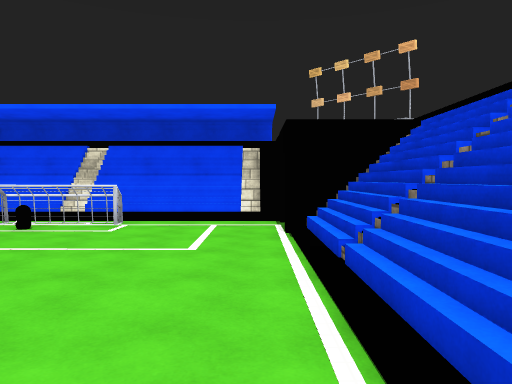
view 1 (above)

13 first-person views from a walk through a scene from a Unity 3-D project. The camera is 1.5 m above the floor, tilts 2° down and sees 70° across. The floor is counted in squares, 2 m on a side. Each view is taken from the middle of a square. On the plan, view 1 faces up. The plan holds only what a view shows up to about 11 squares ahead; the rest is blank. The place goes on beyond the plan. The player character is not drawn. Surface patterns are stand-ins for the level's own textures.

view 2
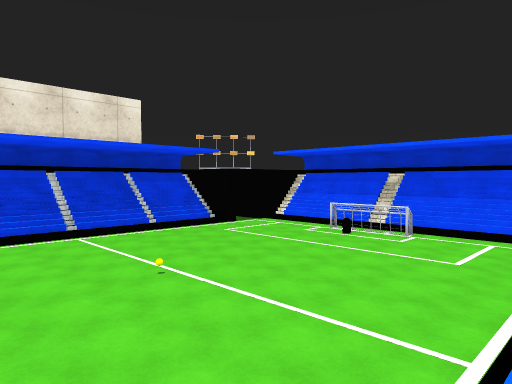

view 3
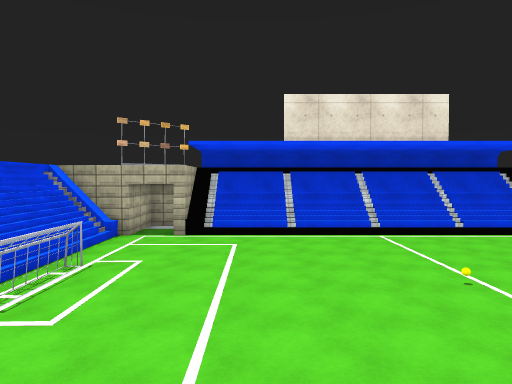

view 4
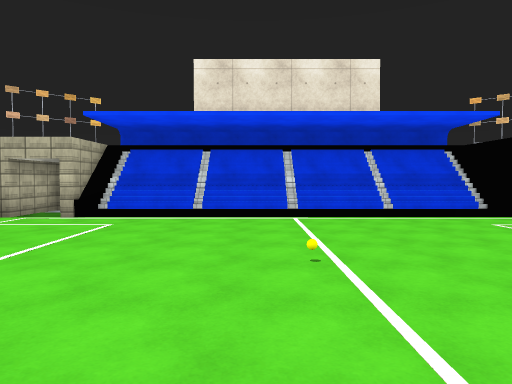

view 5
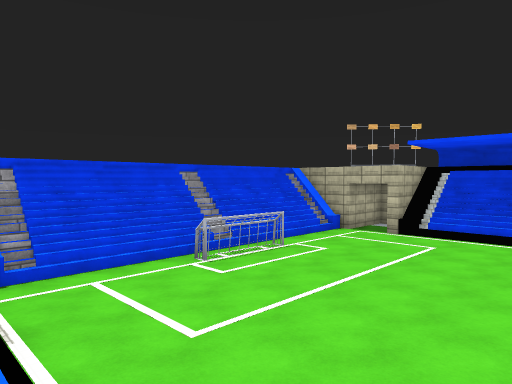

view 6
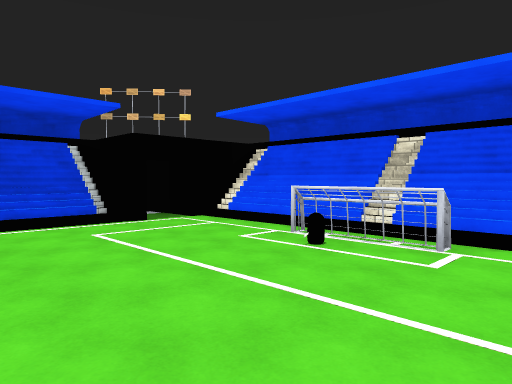

view 7
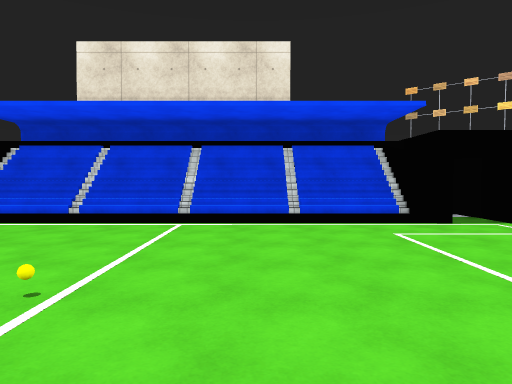

view 8
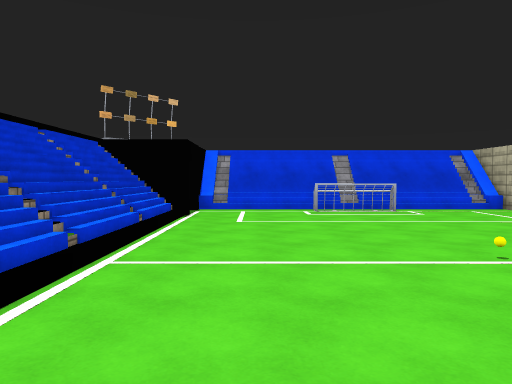

view 9
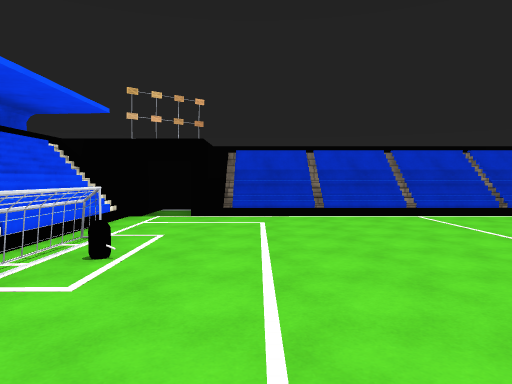

view 10
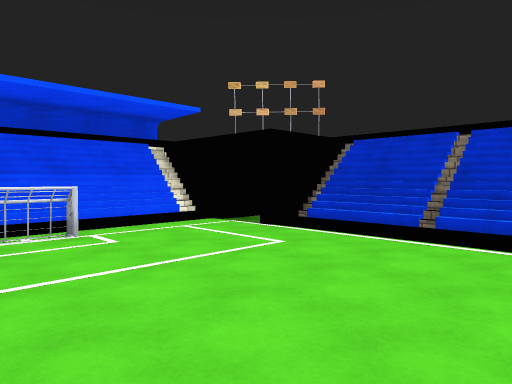

view 11
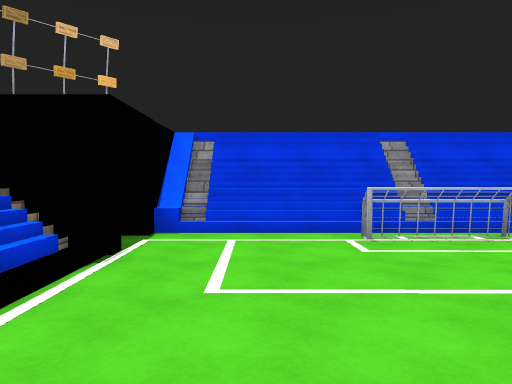

view 12
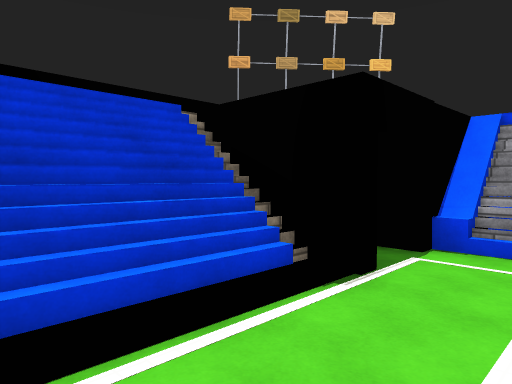

view 13
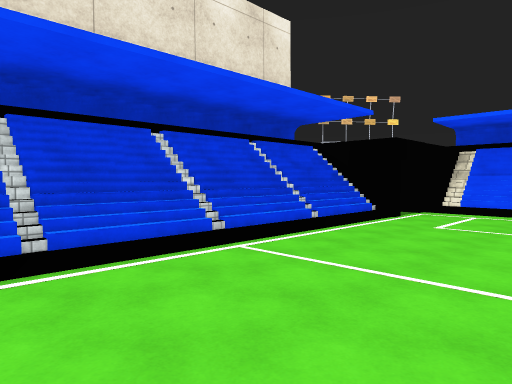

### Floor plan
Key: @ floor where view 1 was taken; # wall or solid block; x gap in a wall; . floor; / step, stairs or slope; = window, fence, low wall or low ledge; ^ raised ledge; v drop or lower ground; B box; O other object.
Columns run from 10 left of view 1 to 2 right of it. Each row starts with its distance up from view 1.
  9         ###
  8    #######^
  7    #///x//^O
  6   ....##....#
  5 ###/..O....#B
  4 #=//.......//
  3 ###/......./
  2 #=//......./
  1 ## /......./
  0 #=//......@/
 -1 ###/......./
 -2 #=//......./
 -3 ###/......./
 -4  ###......  B
 -5   #=//==//###
 -6    v/// //v

Positions as (right, up) in squares from view 1, and headings:
1: (0, 0), facing up
2: (1, -2), facing up-left
3: (1, -2), facing left
4: (0, 0), facing left
5: (1, 0), facing down-left
6: (-1, 2), facing up-left
7: (-1, 2), facing left
8: (-1, 4), facing down
9: (-7, 4), facing right
10: (-4, 1), facing up-right
11: (-1, 0), facing down
12: (-1, -1), facing down-right
13: (-4, -2), facing up-left
